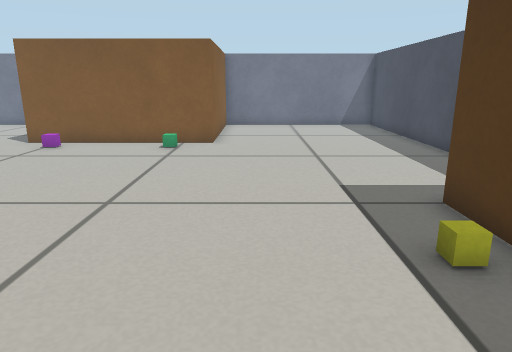
View 1 (above)

19 first-person views from a walk through a Gazebo world. The camera is 0.46 m above the floor, tilts 14° down and sees 70° across. The floor is counted in squares, 0.2 m on a side. Each view is taken from the middle of a square. On the plan, view 1 faces up. The plan holds only what a view shows up to about 20 squares ahead; the rest is blank.

View 2
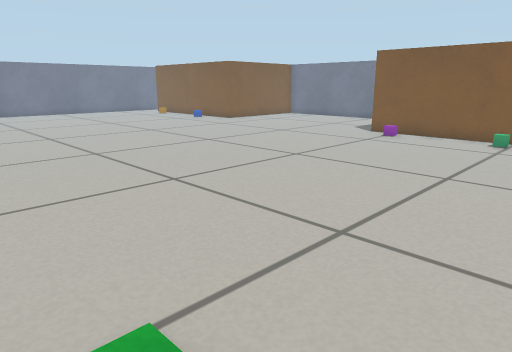

View 3
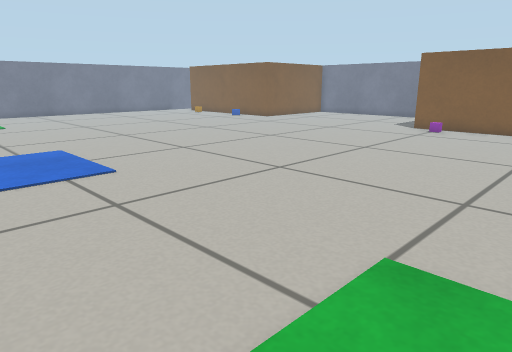

View 4
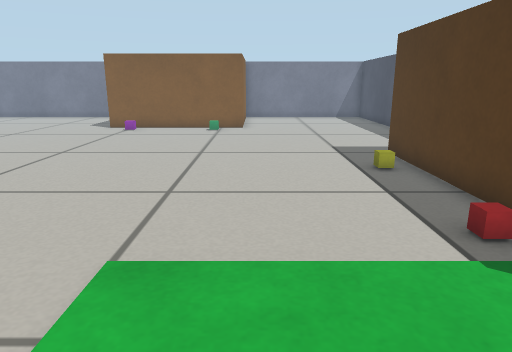

View 5
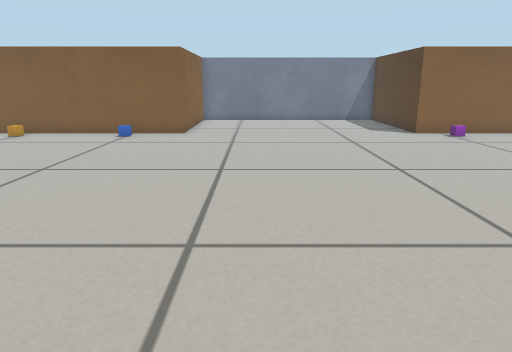

View 6
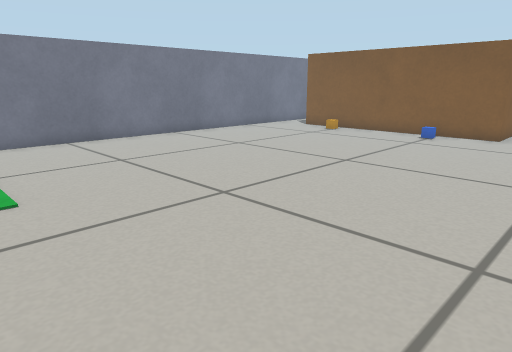

View 7
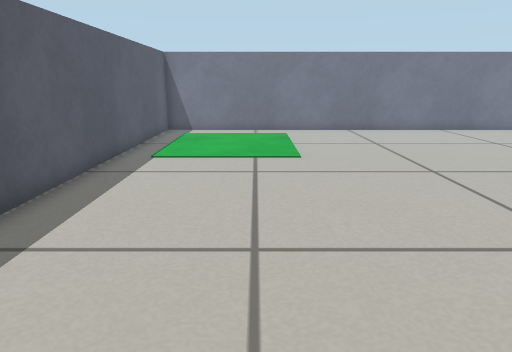

View 8
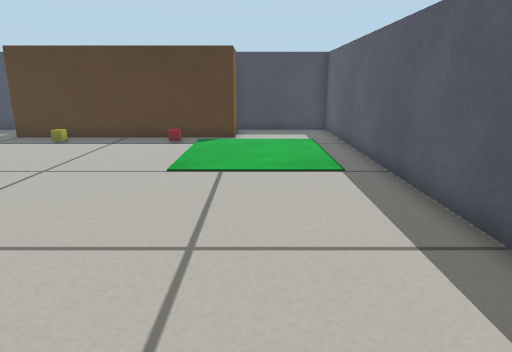

View 9
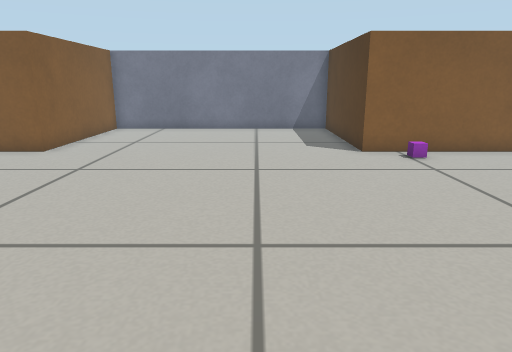

View 10
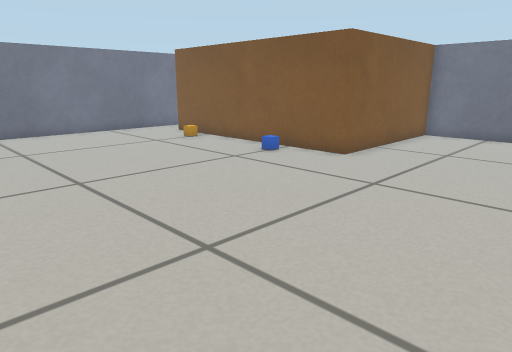

View 11
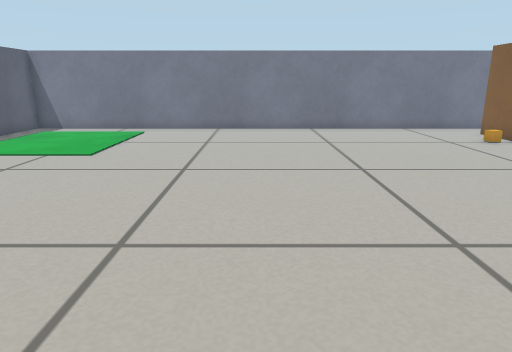

View 12
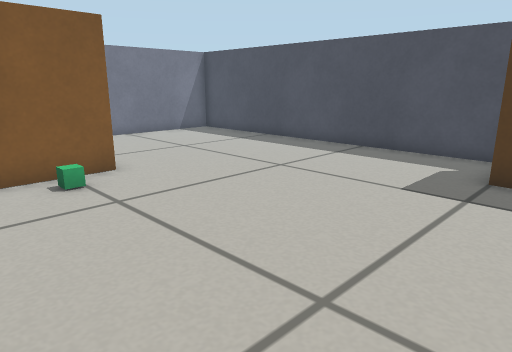

View 13
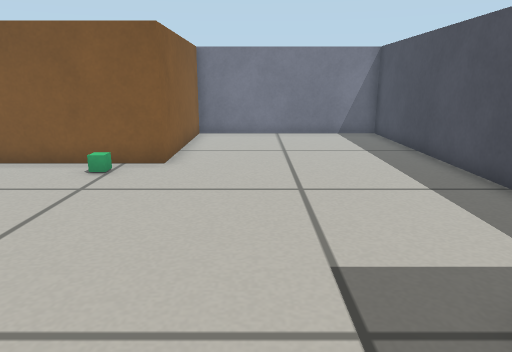

View 14
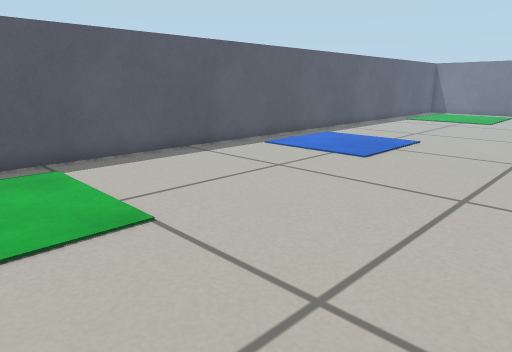

View 15
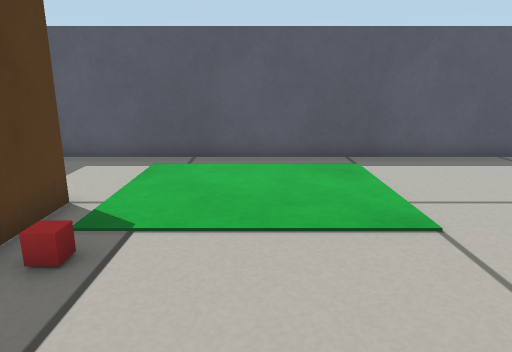

View 16
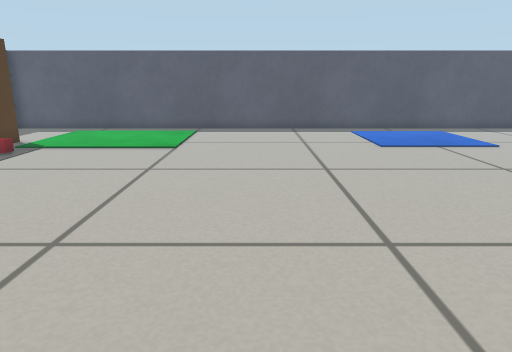

View 17
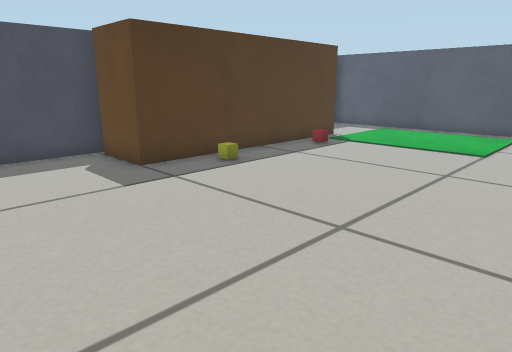

View 18
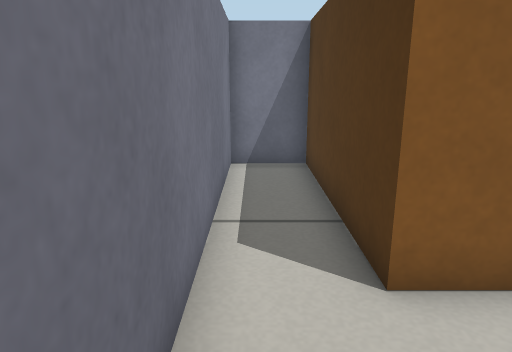

View 19
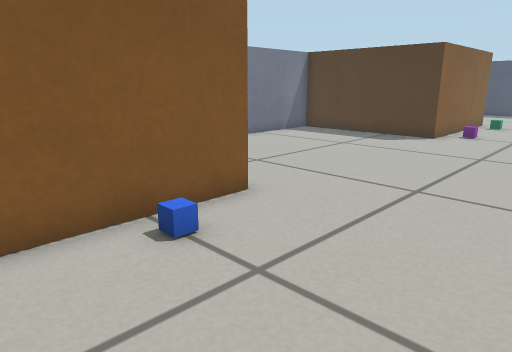

### Floor plan
Key: @ floor where view 1 was taken; # wall or solid block; . floor; B brown box; P purple box; G green box; Y yellow box; R red box; A orange box; L blue box.
Columns run from 33 left of view 1 to 7 right of it. Each row starts with its distance up from view 1.
 22 ####        #############      ##########
 21 #..B        B...........B      B........#
 20 #..B        B...........B      B........#
 19 #..B        B...........B      B........#
 18 #..B        B...........B      B........#
 17 #..B        B...........B      B........#
 16 #..B        B...........B      B........#
 15 #..BBBBBBBBBB...........BBBBBBBB........#
 14 #....A....L..............P....G.........#
 13 #.......................................#
 12 #.......................................#
 11 #.......................................#
 10 #.......................................#
  9 #.......................................#
  8 #.......................................#
  7 #....................................####
  6 #....................................#
  5 #...................................Y#
  4 #....................................#
  3 #....................................#
  2 #....................................#
  1 #....................................#
  0 #................................@..R#
 -1 #....................................#
 -2 #....................................#
 -3 #....................................####
 -4 #.......................................#
 -5 #.......................................#
 -6 #.......................................#
 -7 #.......................................#
 -8 #########################################

Positions as (right, up) in squares from view 1, and headings:
1: (0, 0), facing up
2: (0, -3), facing up-left
3: (-1, -6), facing up-left
4: (-1, -6), facing up
5: (-17, -3), facing up
6: (-17, -3), facing up-left
7: (-13, -3), facing left
8: (-13, -4), facing right
9: (-13, 2), facing up
10: (-14, 4), facing up-left
11: (-13, 4), facing left
12: (-6, 5), facing up-right
13: (1, 4), facing up
14: (0, 4), facing down-left
15: (0, 4), facing down
16: (-6, 12), facing down
17: (-6, 12), facing down-right
18: (-32, 11), facing up
19: (-26, 9), facing up-right
